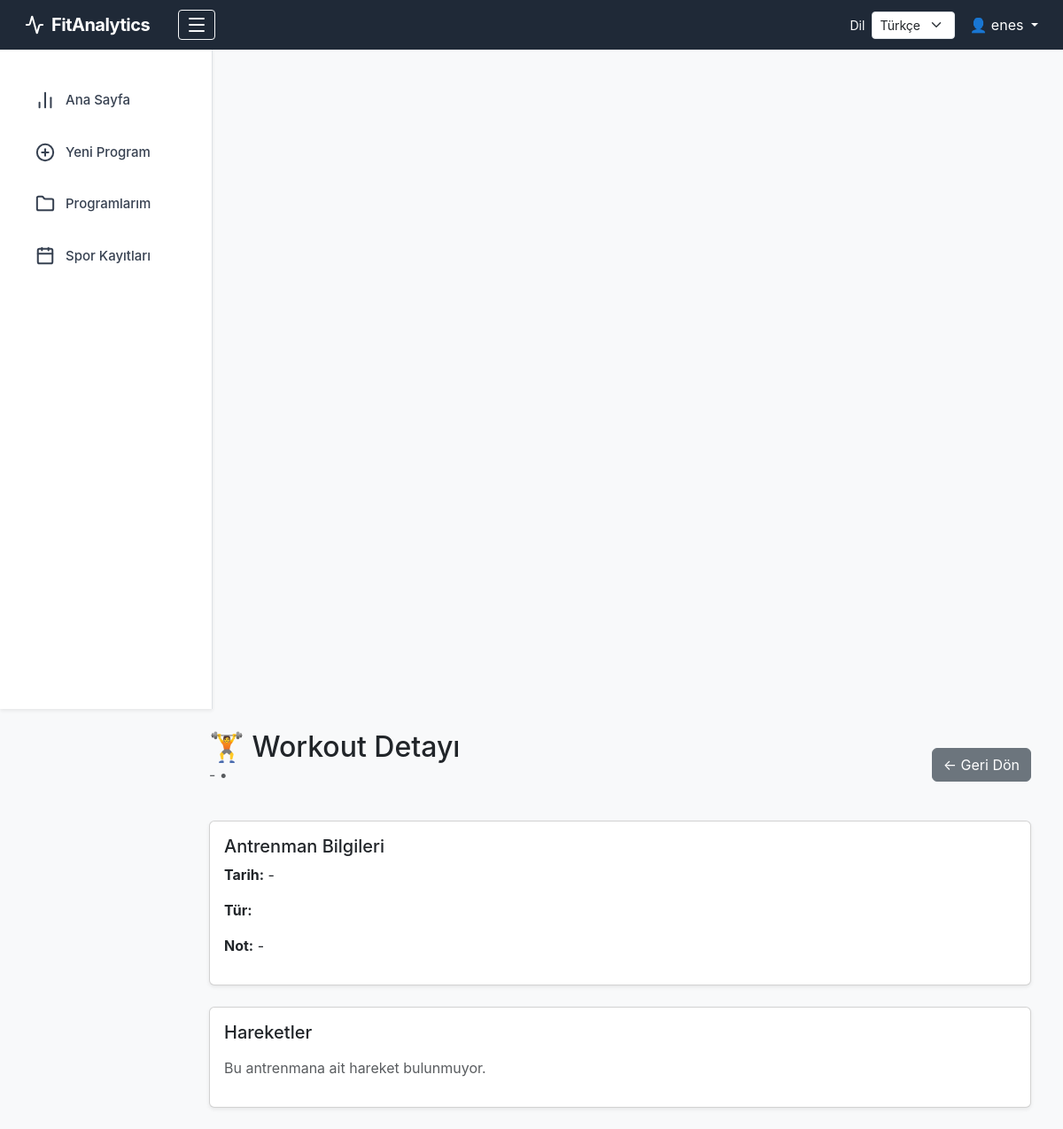
The app's page /workout/5 (signed in), older data.
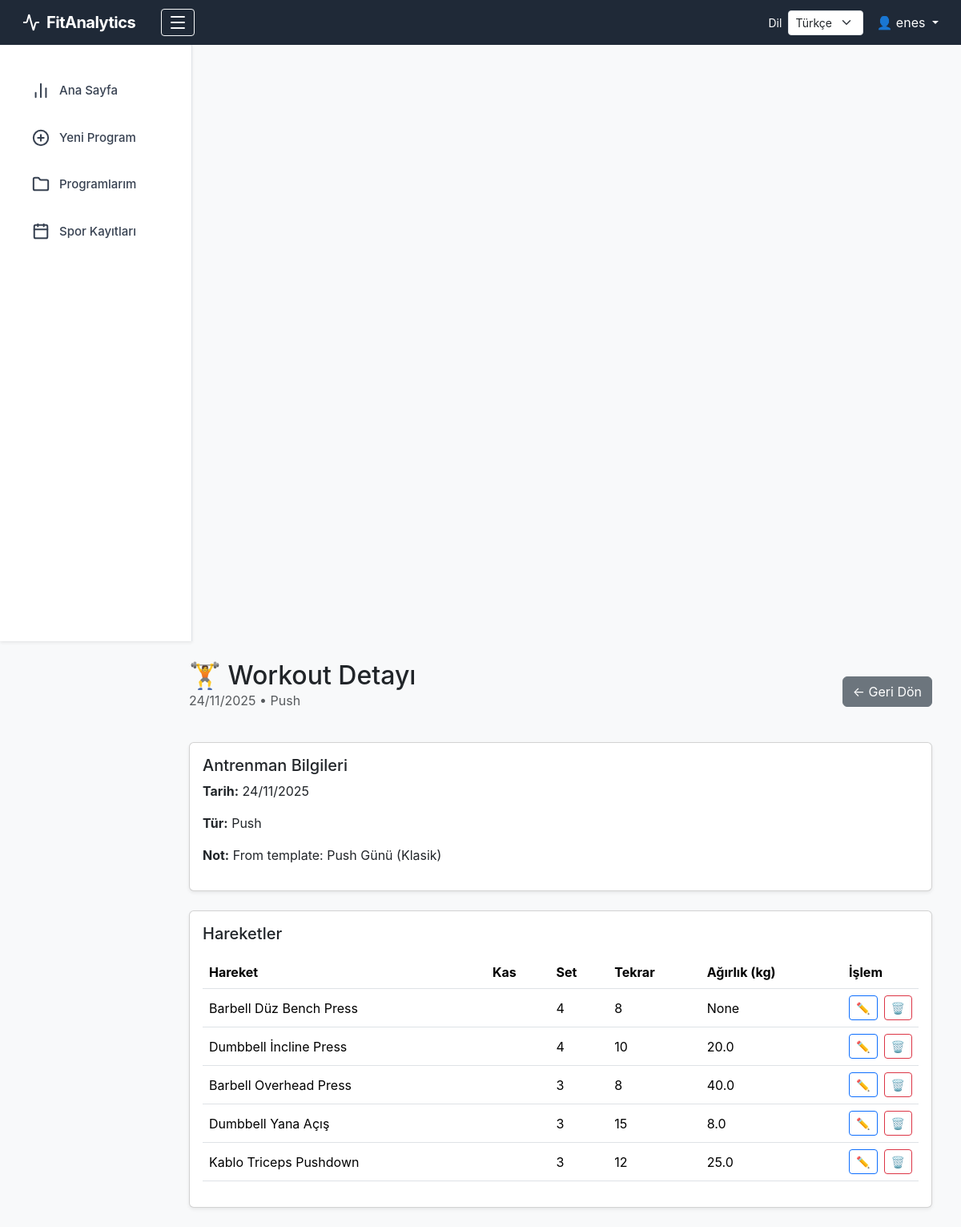
The same page, newer data.
### tables this page shows
CREATE TABLE workouts (
    workout_id      INTEGER PRIMARY KEY AUTOINCREMENT,
    user_id         INTEGER NOT NULL,
    workout_date    DATE NOT NULL,
    workout_type    TEXT NOT NULL CHECK (
                        workout_type IN ('push', 'pull', 'legs', 'upper', 'lower', 'full', 'other')
                    ),
    notes           TEXT,
    FOREIGN KEY (user_id) REFERENCES users(user_id)
);

CREATE TABLE exercises (
    exercise_id      INTEGER PRIMARY KEY AUTOINCREMENT,
    workout_id       INTEGER NOT NULL,
    exercise_name    TEXT NOT NULL,           -- ham text
    muscle_id        INTEGER NOT NULL,        -- canonical muscle
    exercise_lib_id  INTEGER,                 -- link to library (optional)
    sets             INTEGER,
    reps             INTEGER,
    weight_kg        REAL,
    volume           REAL,                    -- sets * reps * weight
    FOREIGN KEY (workout_id) REFERENCES workouts(workout_id),
    FOREIGN KEY (muscle_id) REFERENCES muscles(muscle_id),
    FOREIGN KEY (exercise_lib_id) REFERENCES exercise_library(exercise_lib_id)
);

### app/blueprints/workouts.py (the view)
@main.route("/workout/<int:workout_id>")
def workout_detail(workout_id):
    if "user_id" not in session:
        return redirect(url_for("main.login"))
    conn = get_connection()
    cur = conn.cursor()
    cur.execute("""
        SELECT workout_id, workout_date, workout_type, notes
        FROM workouts
        WHERE workout_id = ?
    """, (workout_id,))
    workout = cur.fetchone()
    cur.execute("""
        SELECT e.exercise_id, e.exercise_name, m.name_tr AS muscle,
               e.sets, e.reps, e.weight_kg
        FROM exercises e
        JOIN muscles m ON m.muscle_id = e.muscle_id
        WHERE workout_id = ?
        ORDER BY exercise_id ASC
    """, (workout_id,))
    exercises = cur.fetchall()
    conn.close()
    return render_template("workout_detail.html", workout=workout, exercises=exercises)

### app/database.py (called while the page is built)
def get_connection():
    conn = sqlite3.connect(DB_PATH)
    conn.row_factory = sqlite3.Row
    return conn

### app/templates/workout_detail.html (shortened to what this page needs)
{% extends "layout.html" %}
{% block content %}
<div class="container">
    <div class="d-flex justify-content-between align-items-center mb-4">
        <div>
            <h2 class="mb-0">🏋️ Workout Detayı</h2>
            <p class="text-muted">
                {{ workout.workout_date | format_date }} • {{ workout.workout_type | capitalize }}
            </p>
        </div>
        <a href="{{ url_for('main.history') }}" class="btn btn-secondary">
            ← Geri Dön
        </a>
    </div>
    <div class="card shadow-sm mb-4">
        <div class="card-body">
            <h5 class="card-title">Antrenman Bilgileri</h5>
            <p><strong>Tarih:</strong> {{ workout.workout_date | format_date }}</p>
            <p><strong>Tür:</strong> {{ workout.workout_type | capitalize }}</p>
            <p><strong>Not:</strong> {{ workout.notes or "-" }}</p>
        </div>
    </div>
    <div class="card shadow-sm">
        <div class="card-body">
            <h5 class="card-title mb-3">Hareketler</h5>
            {% if exercises %}
            <table class="table table-hover align-middle">
                <thead>
                    <tr>
                        <th>Hareket</th>
                        <th>Kas</th>
                        <th>Set</th>
                        <th>Tekrar</th>
                        <th>Ağırlık (kg)</th>
                        <th style="width: 90px;">İşlem</th>
                    </tr>
                </thead>
                <tbody>
                    {% for ex in exercises %}
                    <tr>
                        <td>{{ ex["exercise_name"] }}</td>
                        <td>{{ ex["target_muscle"] }}</td>
                        <td>{{ ex["sets"] }}</td>
                        <td>{{ ex["reps"] }}</td>
                        <td>{{ ex["weight_kg"] }}</td>
                        <td>
                            <div class="d-flex align-items-center gap-2">
                                <button class="btn btn-sm btn-outline-primary"
                                        data-bs-toggle="modal"
                                        data-bs-target="#editModal{{ ex['exercise_id'] }}">
                                    ✏️
                                </button>
                                <form method="POST"
                                    action="{{ url_for('main.delete_exercise', exercise_id=ex['exercise_id']) }}"
                                    class="m-0 p-0"
                                    onsubmit="return confirm('Silmek istediğine emin misin?')">
                                    <button class="btn btn-sm btn-outline-danger">🗑️</button>
                                </form>
                            </div>
                        </td>
                    </tr>
                    {% endfor %}
                </tbody>
            </table>
            {% else %}
            <p class="text-muted">Bu antrenmana ait hareket bulunmuyor.</p>
            {% endif %}
        </div>
    </div>
</div>
{% endblock %}

### app/templates/layout.html (shortened to what this page needs)
<!DOCTYPE html>
<html lang="{{ current_language }}">
<head>
    <link rel="stylesheet"
          href="https://cdn.jsdelivr.net/npm/bootstrap@5.3.2/dist/css/bootstrap.min.css">
    <link rel="stylesheet" href="{{ url_for('static', filename='style.css') }}">
</head>
<body class="bg-light">
    <nav class="navbar navbar-dark bg-dark px-3">
        <div class="container-fluid d-flex align-items-center">
            <a class="navbar-brand fw-bold d-flex align-items-center gap-2"
            href="{{ url_for('main.dashboard') }}">
                <i data-lucide="activity" class="sidebar-icon"></i>
                <span>FitAnalytics</span>
            </a>
            <button id="sidebarToggle" class="btn btn-outline-light btn-sm ms-3">
                <i data-lucide="menu"></i>
            </button>
            <form method="POST"
                  action="{{ url_for('main.set_language') }}"
                  class="d-flex align-items-center ms-auto me-3">
                <label class="text-white me-2 small mb-0">{{ t.language_label }}</label>
                <select class="form-select form-select-sm"
                        name="language"
                        onchange="this.form.submit()">
                    {% for code, label in language_names.items() %}
                    <option value="{{ code }}" {% if current_language == code %}selected{% endif %}>
                        {{ label }}
                    </option>
                    {% endfor %}
                </select>
            </form>
            {% if session.get("user_name") %}
            <div class="dropdown text-white">
                <a class="text-white text-decoration-none dropdown-toggle"
                   href="#" role="button" data-bs-toggle="dropdown">
                    👤 {{ session["user_name"] }}
                </a>
            </div>
            {% endif %}
        </div>
    </nav>
    <div class="container-fluid">
        <div class="row app-layout">
            <nav id="sidebar" class="sidebar-modern col-md-3 col-lg-2 bg-white border-end shadow-sm">
                <div class="d-flex flex-column pt-3">
                    <a class="nav-link sidebar-item {% if request.path == '/' %} active-link {% endif %}"
                       href="{{ url_for('main.dashboard') }}">
                        <i data-lucide="bar-chart-2" class="sidebar-icon"></i>
                        <span class="link-text">{{ t.nav_dashboard }}</span>
                    </a>
                    <a class="nav-link sidebar-item {% if request.path.startswith('/add-template') %} active-link {% endif %}"
                       href="{{ url_for('main.add_template') }}">
                        <i data-lucide="plus-circle" class="sidebar-icon"></i>
                        <span class="link-text">
                            {% if current_language == 'tr' %}Yeni Program{% else %}New Program{% endif %}
                        </span>
                    </a>
                    <a class="nav-link sidebar-item {% if request.path.startswith('/my-templates') %} active-link {% endif %}"
                       href="{{ url_for('main.my_templates') }}">
                        <i data-lucide="folder" class="sidebar-icon"></i>
                        <span class="link-text">
                            {% if current_language == 'tr' %}Programlarım{% else %}My Programs{% endif %}
                        </span>
                    </a>
                    <a class="nav-link sidebar-item {% if request.path.startswith('/history') %} active-link {% endif %}"
                       href="{{ url_for('main.history') }}">
                        <i data-lucide="calendar" class="sidebar-icon"></i>
                        <span class="link-text">{{ t.nav_history }}</span>
                    </a>
                </div>
            </nav>
            <main id="mainContent" class="col-md-9 ms-sm-auto col-lg-10 px-md-4 py-4">
                {% block content %}{% endblock %}
            </main>
        </div>
    </div>
</body>
</html>

### app/static/style.css (style rules this page uses)
body { background-color: #f4f6fb !important; font-family: 'Inter', sans-serif; }
.navbar { background-color: #1f2937 !important; }
.navbar-brand { font-size: 20px; letter-spacing: -0.5px; }
#sidebar { width: 240px; min-height: calc(100vh - 56px); background: #ffffff; border-right: 1px solid #e5e7eb; transition: width 0.25s ease; overflow: hidden; padding-top: 12px; }
.sidebar-item { display: flex; align-items: center; gap: 12px; padding: 12px 18px; font-size: 15px; font-weight: 500; color: #374151 !important; border-radius: 8px; margin: 6px 10px; white-space: nowrap; transition: background 0.2s, transform 0.2s, color 0.2s; }
.sidebar-icon { width: 22px; height: 22px; stroke-width: 2.2; flex-shrink: 0; }
.sidebar-item span { transition: opacity 0.25s, transform 0.25s ease; }
#mainContent { transition: margin-left 0.25s ease; margin-left: 240px; }

Row changes from the older to the newer data that the page shows:
added workouts: workout_date "24/11/2025", workout_type "Push", notes "From template: Push Günü (Klasik)"
added exercises: exercise_name "Barbell Düz Bench Press", sets "4", reps "8", weight_kg "None"
added exercises: exercise_name "Dumbbell İncline Press", sets "4", reps "10", weight_kg "20.0"
added exercises: exercise_name "Barbell Overhead Press", sets "3", reps "8", weight_kg "40.0"
added exercises: exercise_name "Dumbbell Yana Açış", sets "3", reps "15", weight_kg "8.0"
added exercises: exercise_name "Kablo Triceps Pushdown", sets "3", reps "12", weight_kg "25.0"
Text that changed along with them:
{{ workout.workout_date | format_date }}: "-" → (not shown)
{{ workout.notes or "-" }}: "-" → (not shown)
text no longer shown: "Bu antrenmana ait hareket bulunmuyor."
text now shown: "Hareket Kas Set Tekrar Ağırlık (kg) İşlem"
